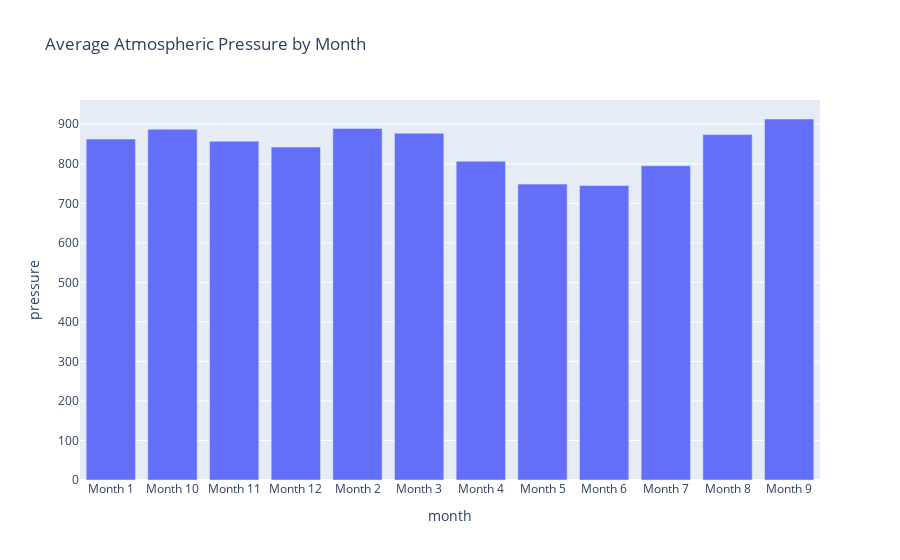

Here is the notebook cell this chart was saved with:
### Markdown cell above
**3B.** Using your grouped results above to plot a bar chart of the average atmospheric pressure by month.

### Code cell
# Bar chart of the average atmospheric pressure by month
monthly_pressure = monthly_pressure.sort_values('month')
fig = px.bar(monthly_pressure, x='month', y='pressure', title='Average Atmospheric Pressure by Month')
fig.show()

### Figure 1 — Plotly figure (JSON) as saved in the notebook; plotly's stock layout.template omitted (floating-point values rounded to 4 significant figures)
{"data": [{"alignmentgroup": "True", "hovertemplate": "month=%{x}<br>pressure=%{y}<extra></extra>", "legendgroup": "", "marker": {"color": "#636efa", "pattern": {"shape": ""}}, "name": "", "offsetgroup": "", "orientation": "v", "showlegend": false, "textposition": "auto", "type": "bar", "x": ["Month 1", "Month 10", "Month 11", "Month 12", "Month 2", "Month 3", "Month 4", "Month 5", "Month 6", "Month 7", "Month 8", "Month 9"], "xaxis": "x", "y": [862.5, 887.3, 857.0, 842.2, 889.5, 877.3, 806.3, 748.6, 745.1, 795.1, 873.8, 913.3], "yaxis": "y"}], "layout": {"autosize": true, "barmode": "relative", "legend": {"tracegroupgap": 0}, "title": {"text": "Average Atmospheric Pressure by Month"}, "xaxis": {"anchor": "y", "autorange": true, "domain": [0, 1], "range": [-0.5, 11.5], "title": {"text": "month"}, "type": "category"}, "yaxis": {"anchor": "x", "autorange": true, "domain": [0, 1], "range": [0, 961.4], "title": {"text": "pressure"}, "type": "linear"}}}
